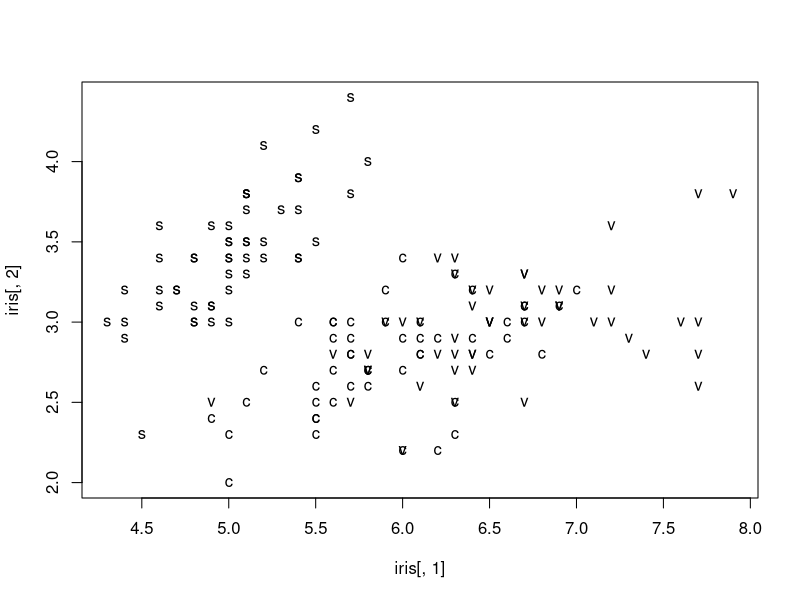
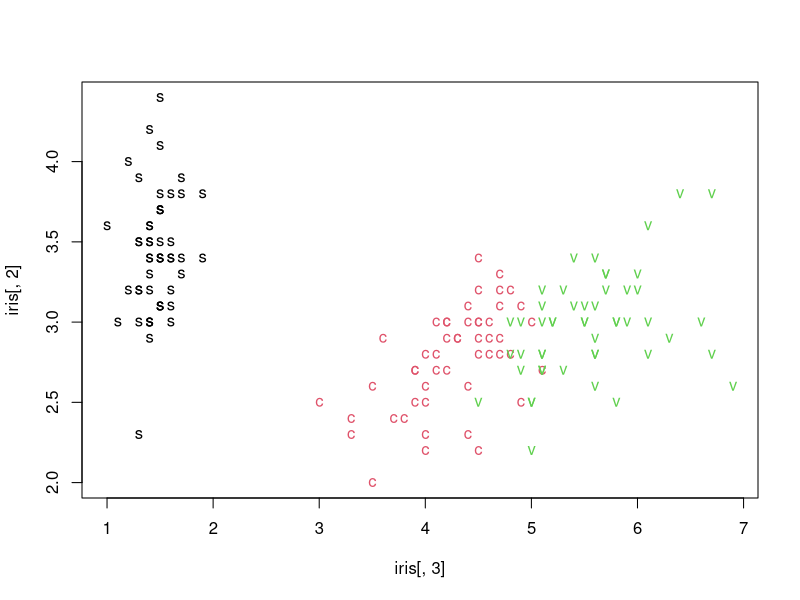
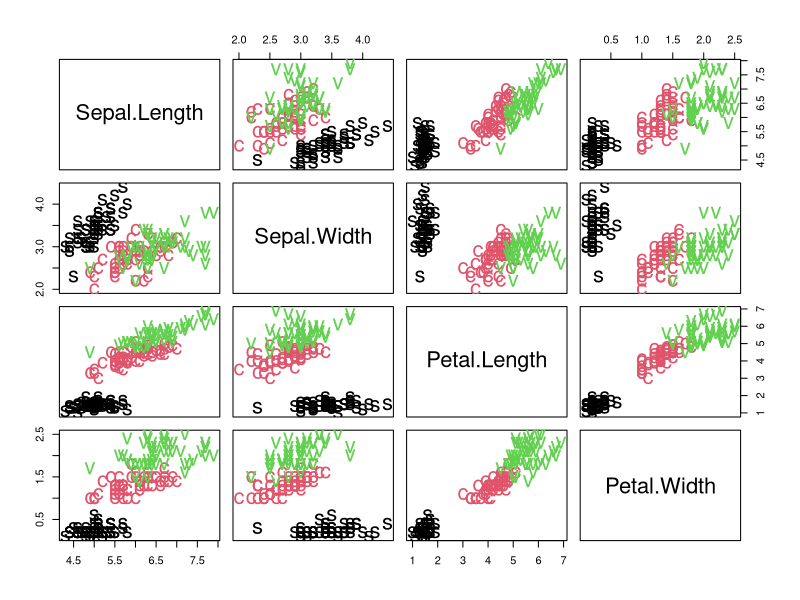

The R source for these figures, in order:
# We consider Fisher's famous iris data set and visualize data both as scatterplot and pairs plot
# In classification we try predict the "label" or "class" of an observation from the variables we measure.


data(iris);  	    # include the famous iris data
n = nrow(iris);     # n is number of observations (will usually use "n" for this)
type = rep(0,n);
color = rep(0,n);

type[iris[,5] == "setosa"] = "s";      # class is 5th column.  
type[iris[,5] == "versicolor"] = "c";
type[iris[,5] == "virginica"] = "v";

color[iris[,5] == "setosa"] = 1;
color[iris[,5] == "versicolor"] = 2;
color[iris[,5] == "virginica"] = 3;


# type is now a vector of "s" or "c" or "v" for 3 types


#   here is a scatterplot

plot(iris[,1],iris[,2],pch=type)  # scatterplot
plot(iris[,3],iris[,2],pch=type,col=color)  # scatterplot


# alternaltively could use
# plot(iris[,"Sepal.Length"],iris[,"Sepal.Width"],pch=type)

# here is pairs plot


pairs(iris[,1:4],pch=type,col=color,cex=2)   # pairs plot using all four variables
